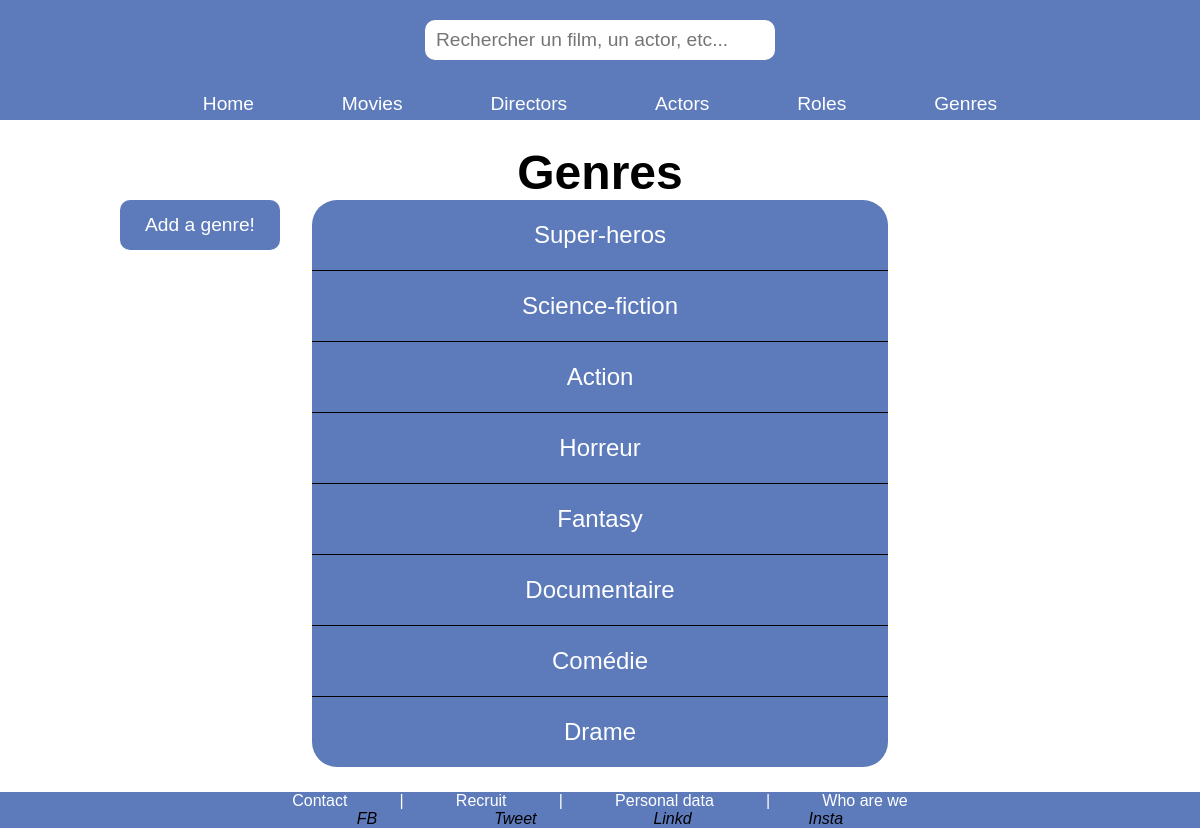
Screenshot of /index.php?action=listGenres with the database file from the repository.
### tables this page shows
CREATE TABLE IF NOT EXISTS `genre` (
  `id_genre` int NOT NULL AUTO_INCREMENT,
  `libelle` varchar(255) NOT NULL,
  PRIMARY KEY (`id_genre`)
);

### controller/GenreController.php (called while the page is built, shortened)
<?php
require_once "./bdd/DAO.php";
class GenreController {
    public function listGenres() {
        $dao = new DAO();
        $sql =
        "SELECT
            g.id_genre, g.libelle
        FROM
            genre g";
        $genres = $dao->executerRequete($sql);
        require "./view/genre/listGenres.php";
    }
}

### bdd/DAO.php (called while the page is built, shortened)
<?php
class DAO{
    private $bdd;
    public function __construct(){
        $this->bdd = new \PDO('mysql:host=localhost;dbname=cinema;charset=utf8', 'root', '');
    }
    public function executerRequete($sql, $params = NULL){
        if ($params == NULL){
            $resultat = $this->bdd->query($sql);
        }else{
            $resultat = $this->bdd->prepare($sql);
            $resultat->execute($params);
        }
        return $resultat;
    }
}
?>

### view/genre/listGenres.php (the view, shortened to what this page needs)
<h2 class="titrePage">Genres</h2>
<div class="interactAdd">
    <a href="index.php?action=addGenreForm">
        <p>Add a genre!</p>
    </a>
</div>
    <div id='listGenres'>
<?php
    while ($genre = $genres->fetch()) {
?>
    <div class="listBloc">
        <a class="linkEntities" href='index.php?action=detailsGenre&id=<?=$genre["id_genre"]?>'>
            <p class="listEntities"><?= $genre["libelle"] ?></p>
        </a>
        <div class="deleteBloc">
            <a href="index.php?action=deleteGenre&id=<?= $genre["id_genre"] ?>">
            </a>
        </div>
        <div class="updateBloc">
            <a href="index.php?action=updateGenreForm&id=<?= $genre["id_genre"] ?>">
            </a>
        </div>
    </div>
<?php
    }
?>
</div>
<?php
require "./view/layout.php";
?>

### public/css/style.css (style rules this page uses)
:root { --primary-background-color: rgb(93, 123, 187); --secondary-background-color: rgb(77, 111, 185); --primary-font-color: rgb(0, 0, 145); --hover-color: rgb(236, 184, 11); }
* { margin: 0; padding: 0; box-sizing: border-box; }
body { font-family:'Lucida Sans', 'Lucida Sans Regular', 'Lucida Grande', 'Lucida Sans Unicode', Geneva, Verdana, sans-serif }
.titrePage { font-size: 3em; text-align: center; }
[id*="list"] { background-color: var(--primary-background-color); margin: 0 20%; text-align: center; }
#listActors, #listRealisateurs, #listRoles, #listGenres { display: flex; flex-direction: column; flex-wrap: wrap; border-radius: 25px; }
.listBloc:not(:last-child) { border-bottom: 1px solid black; }
.listBloc { position: relative; }
.deleteBloc { width: 50px; height: 50px; position: absolute; top: calc(50% - 25px); right: 35px; }
.updateBloc { width: 50px; height: 50px; position: absolute; top: calc(50% - 25px); right: 100px; }
.linkEntities { height: 70px; color: white; text-decoration: none; display: flex; justify-content: center; align-items: center; }
.listEntities { text-align: center; font-size: 1.5em; }
.interactAdd { width: 160px; height: 50px; position: absolute; background-color: var(--primary-background-color); border-radius: 10px; text-align: center; }
.interactAdd a { width: 100%; height: 100%; color: white; font-size: 1.2em; text-decoration: none; display: flex; justify-content: center; align-items: center; }

### rows the page displays
genre: libelle "Super-heros"
genre: libelle "Science-fiction"
genre: libelle "Action"
genre: libelle "Horreur"
genre: libelle "Fantasy"
genre: libelle "Documentaire"
genre: libelle "Comédie"
genre: libelle "Drame"
